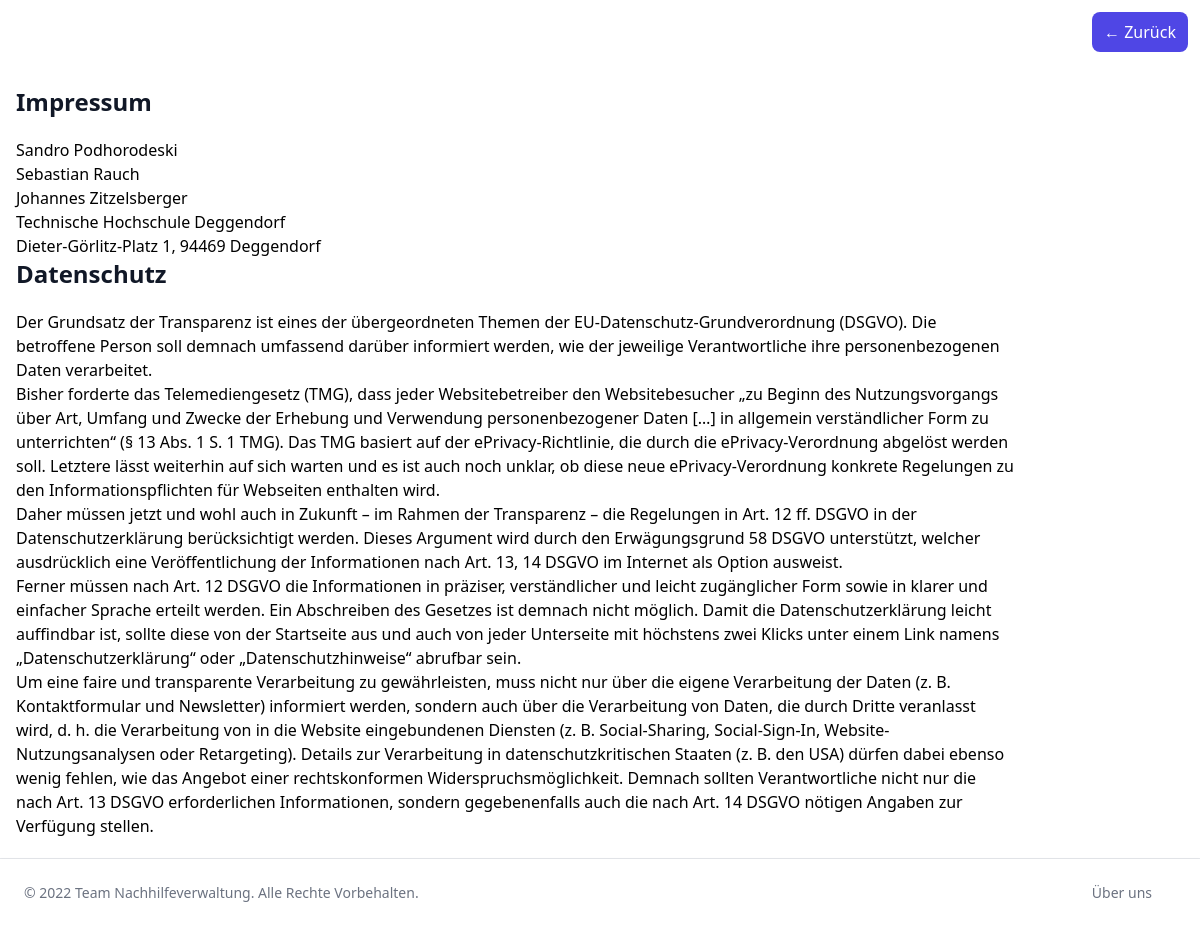
/ueber_uns/, run on the app's committed database.
### start/models.py (models this page shows)
class Settings_Content(models.Model):
    impressum = models.CharField(max_length=10000, null=True)
    datenschutz = models.CharField(max_length=10000, null=True)

### start/views/views.py (the view)
# urls.py: path('ueber_uns/', views.ueber_uns, name='ueber_uns'),
def ueber_uns(request):
    return user.ueber_uns(request)

### start/views/user.py (called while the page is built)
def ueber_uns(request):
    ueber_uns_value=Settings_Content.objects.filter()[:1].get()
    return render(request, 'ueber_uns.html', {'ueber_uns_value': ueber_uns_value})

### start/templates/ueber_uns.html
{% extends  'base.html' %}
{% block Navbar %}
<div class="mb-auto dark:bg-gray-600">
    <main class="flex justify-center flex-col w-full">
        <div class="w-full flex justify-end sticky top-0 dark:bg-gray-700">
            <input class="flex-none m-3 w-24 text-white py-2 px-3 rounded-lg bg-indigo-600 cursor-pointer hover:bg-indigo-400 transition-all duration-300 ease-in" type=button value="← Zurück" onClick="javascript:history.go(-1);">
        </div>
            <div class="p-4 bg-white dark:bg-gray-600 block sm:flex items-center justify-between border-b dark:border-gray-500 border-gray-200 lg:mt-1.5">
                <div class="mb-1 w-full">
                    <div class="mb-4">
                        <h1 class="text-xl sm:text-2xl font-semibold text-gray-900 dark:text-indigo-500">Impressum</h1>
                    </div>
                    <div class="sm:flex">
                            <div class="mt-1 relative lg:w-64 xl:w-96 dark:text-gray-100" style="width: 1000px !important;">
                                {{ueber_uns_value.impressum|linebreaks}}
                            </div>
                    </div>
            <div class="mb-4">
                <h1 class="text-xl sm:text-2xl font-semibold text-gray-900 dark:text-indigo-500">Datenschutz</h1>
                </div>
                    <div class="sm:flex">
                            <div class="mt-1 relative lg:w-64 xl:w-96 dark:text-gray-100" style="width: 1000px !important;">
                                {{ueber_uns_value.datenschutz|linebreaks}}
                            </div>
                    </div>
                </div>
            </div>
    </main>
</div>
{% endblock %}

### start/templates/base.html (shortened to what this page needs)
<!DOCTYPE html>
<html lang="en" class="dark selection:text-white selection:bg-indigo-600">
<head>
    <script src="https://cdn.tailwindcss.com"></script>
</head>
<div class="flex flex-col h-screen justify-between dark:bg-gray-600 caret-indigo-600">
{% block Navbar %}{% endblock %}
<footer class="p-4 bg-white  shadow md:flex md:items-center md:justify-between md:p-6 dark:bg-gray-800">
  <span class="text-sm text-gray-500 sm:text-center dark:text-gray-400">© 2022 <a href="{% url 'ueber_uns' %}" class="hover:underline">Team Nachhilfeverwaltung</a>. Alle Rechte Vorbehalten.
  </span>
  <ul class="flex flex-wrap items-center mt-3 text-sm text-gray-500 dark:text-gray-400 sm:mt-0">
      <li>
          <a href="{% url 'ueber_uns' %}" class="mr-4 hover:underline md:mr-6 ">Über uns</a>
      </li>
  </ul>
</footer>
</div>
</html>

### data on the page
Settings_Content: impressum "Sandro Podhorodeski Sebastian Rauch Johannes Zitzelsberger Technische Hochschule Deggendorf Dieter-Görlitz-Platz 1, 94469 Deggendorf", datenschutz "Der Grundsatz der Transparenz ist eines der übergeordneten Themen der EU-Datenschutz-Grundverordnung (DSGVO). Die betroffene Person soll demnach umfassend darüber informiert werden, wie der jeweilige Verantwortliche ihre personenbezogenen Daten verarbeitet. Bisher forderte das Telemediengesetz (TMG), dass jeder Websitebetreiber den Websitebesucher „zu Beginn des Nutzungsvorgangs über Art, Umfang und Zwecke der Erhebung und Verwendung personenbezogener Daten […] in allgemein verständlicher Form zu unterrichten“ (§ 13 Abs. 1 S. 1 TMG). Das TMG basiert auf der ePrivacy-Richtlinie, die durch die ePrivacy-Verordnung abgelöst werden soll. Letztere lässt weiterhin auf sich warten und es ist auch…"
